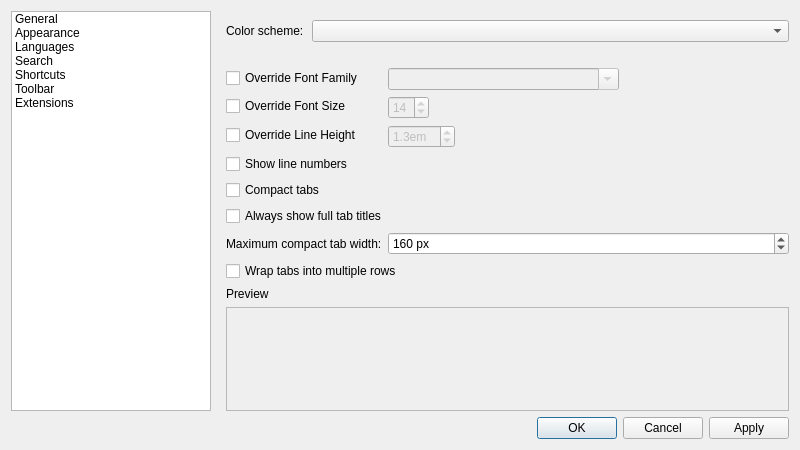
<?xml version="1.0" encoding="UTF-8"?>
<ui version="4.0">
 <class>frmPreferences</class>
 <widget class="QDialog" name="frmPreferences">
  <property name="geometry">
   <rect>
    <x>0</x>
    <y>0</y>
    <width>800</width>
    <height>450</height>
   </rect>
  </property>
  <property name="windowTitle">
   <string>Preferences</string>
  </property>
  <property name="windowIcon">
   <iconset resource="resources.qrc">
    <normaloff>:/icons/notepadqq/scalable/notepadqq.svg</normaloff>:/icons/notepadqq/scalable/notepadqq.svg</iconset>
  </property>
  <layout class="QVBoxLayout" name="verticalLayout_4">
   <item>
    <layout class="QHBoxLayout" name="horizontalLayout_5">
     <item>
      <widget class="QTreeWidget" name="treeWidget">
       <property name="sizePolicy">
        <sizepolicy hsizetype="Fixed" vsizetype="Expanding">
         <horstretch>0</horstretch>
         <verstretch>0</verstretch>
        </sizepolicy>
       </property>
       <property name="minimumSize">
        <size>
         <width>200</width>
         <height>0</height>
        </size>
       </property>
       <property name="maximumSize">
        <size>
         <width>200</width>
         <height>16777215</height>
        </size>
       </property>
       <property name="rootIsDecorated">
        <bool>false</bool>
       </property>
       <attribute name="headerVisible">
        <bool>false</bool>
       </attribute>
       <column>
        <property name="text">
         <string>1</string>
        </property>
       </column>
       <item>
        <property name="text">
         <string>General</string>
        </property>
       </item>
       <item>
        <property name="text">
         <string>Appearance</string>
        </property>
       </item>
       <item>
        <property name="text">
         <string>Languages</string>
        </property>
       </item>
       <item>
        <property name="text">
         <string>Search</string>
        </property>
       </item>
       <item>
        <property name="text">
         <string>Shortcuts</string>
        </property>
       </item>
       <item>
        <property name="text">
         <string>Toolbar</string>
        </property>
       </item>
       <item>
        <property name="text">
         <string>Extensions</string>
        </property>
       </item>
      </widget>
     </item>
     <item>
      <widget class="QStackedWidget" name="stackedWidget">
       <property name="currentIndex">
        <number>1</number>
       </property>
       <widget class="QWidget" name="pageGeneral">
        <layout class="QVBoxLayout" name="verticalLayout_6">
         <property name="topMargin">
          <number>9</number>
         </property>
         <property name="rightMargin">
          <number>0</number>
         </property>
         <property name="bottomMargin">
          <number>0</number>
         </property>
         <item>
          <widget class="QCheckBox" name="chkWarnForDifferentIndentation">
           <property name="text">
            <string>Warn when the indentation doesn't match the settings</string>
           </property>
          </widget>
         </item>
         <item>
          <widget class="QCheckBox" name="chkRememberSession">
           <property name="text">
            <string>Remember open tabs when closing Notepadqq</string>
           </property>
          </widget>
         </item>
         <item>
          <layout class="QHBoxLayout" name="horizontalLayout_2">
           <item>
            <widget class="QCheckBox" name="chkAutosave">
             <property name="toolTip">
              <string>This option allows Notepadqq to recover your documents after a crash even if they were not explicitly saved.</string>
             </property>
             <property name="text">
              <string>Backup open documents every</string>
             </property>
            </widget>
           </item>
           <item>
            <widget class="QSpinBox" name="sbAutosaveInterval">
             <property name="suffix">
              <string> seconds</string>
             </property>
             <property name="maximum">
              <number>3600</number>
             </property>
             <property name="value">
              <number>60</number>
             </property>
            </widget>
           </item>
           <item>
            <spacer name="horizontalSpacer">
             <property name="orientation">
              <enum>Qt::Horizontal</enum>
             </property>
             <property name="sizeHint" stdset="0">
              <size>
               <width>40</width>
               <height>20</height>
              </size>
             </property>
            </spacer>
           </item>
          </layout>
         </item>
         <item>
          <widget class="QCheckBox" name="chkExitOnLastTabClose">
           <property name="text">
            <string>Exit Notepadqq when closing the last Tab</string>
           </property>
          </widget>
         </item>
         <item>
          <layout class="QFormLayout" name="formLayout">
           <item row="1" column="0">
            <widget class="QLabel" name="localizationLabel">
             <property name="text">
              <string>Localization:</string>
             </property>
            </widget>
           </item>
           <item row="1" column="1">
            <widget class="QComboBox" name="localizationComboBox"/>
           </item>
          </layout>
         </item>
         <item>
          <spacer name="verticalSpacer_3">
           <property name="orientation">
            <enum>Qt::Vertical</enum>
           </property>
           <property name="sizeHint" stdset="0">
            <size>
             <width>20</width>
             <height>40</height>
            </size>
           </property>
          </spacer>
         </item>
        </layout>
       </widget>
       <widget class="QWidget" name="pageAppearance">
        <layout class="QVBoxLayout" name="verticalLayout_8" stretch="0,0,0,1">
         <property name="leftMargin">
          <number>9</number>
         </property>
         <property name="topMargin">
          <number>9</number>
         </property>
         <property name="rightMargin">
          <number>0</number>
         </property>
         <property name="bottomMargin">
          <number>0</number>
         </property>
         <item>
          <layout class="QVBoxLayout" name="verticalLayout_2">
           <property name="spacing">
            <number>0</number>
           </property>
           <item>
            <layout class="QHBoxLayout" name="horizontalLayout">
             <property name="spacing">
              <number>8</number>
             </property>
             <item>
              <widget class="QLabel" name="label_2">
               <property name="sizePolicy">
                <sizepolicy hsizetype="Fixed" vsizetype="Preferred">
                 <horstretch>0</horstretch>
                 <verstretch>0</verstretch>
                </sizepolicy>
               </property>
               <property name="text">
                <string>Color scheme:</string>
               </property>
              </widget>
             </item>
             <item>
              <widget class="QComboBox" name="cmbColorScheme"/>
             </item>
            </layout>
           </item>
           <item>
            <spacer name="verticalSpacer">
             <property name="orientation">
              <enum>Qt::Vertical</enum>
             </property>
             <property name="sizeType">
              <enum>QSizePolicy::Fixed</enum>
             </property>
             <property name="sizeHint" stdset="0">
              <size>
               <width>20</width>
               <height>20</height>
              </size>
             </property>
            </spacer>
           </item>
          </layout>
         </item>
         <item>
          <layout class="QFormLayout" name="formLayout_3">
           <item row="0" column="0">
            <widget class="QCheckBox" name="chkOverrideFontFamily">
             <property name="text">
              <string>Override Font Family</string>
             </property>
            </widget>
           </item>
           <item row="0" column="1">
            <widget class="QFontComboBox" name="cmbFontFamilies">
             <property name="enabled">
              <bool>false</bool>
             </property>
             <property name="sizePolicy">
              <sizepolicy hsizetype="Fixed" vsizetype="Fixed">
               <horstretch>0</horstretch>
               <verstretch>0</verstretch>
              </sizepolicy>
             </property>
             <property name="currentIndex">
              <number>-1</number>
             </property>
            </widget>
           </item>
           <item row="1" column="0">
            <widget class="QCheckBox" name="chkOverrideFontSize">
             <property name="text">
              <string>Override Font Size</string>
             </property>
            </widget>
           </item>
           <item row="1" column="1">
            <widget class="QSpinBox" name="spnFontSize">
             <property name="enabled">
              <bool>false</bool>
             </property>
             <property name="sizePolicy">
              <sizepolicy hsizetype="Fixed" vsizetype="Fixed">
               <horstretch>0</horstretch>
               <verstretch>0</verstretch>
              </sizepolicy>
             </property>
             <property name="minimum">
              <number>6</number>
             </property>
             <property name="maximum">
              <number>28</number>
             </property>
             <property name="value">
              <number>14</number>
             </property>
            </widget>
           </item>
           <item row="2" column="0">
            <widget class="QCheckBox" name="chkOverrideLineHeight">
             <property name="text">
              <string>Override Line Height</string>
             </property>
            </widget>
           </item>
           <item row="2" column="1">
            <widget class="QDoubleSpinBox" name="spnLineHeight">
             <property name="enabled">
              <bool>false</bool>
             </property>
             <property name="sizePolicy">
              <sizepolicy hsizetype="Fixed" vsizetype="Fixed">
               <horstretch>0</horstretch>
               <verstretch>0</verstretch>
              </sizepolicy>
             </property>
             <property name="suffix">
              <string>em</string>
             </property>
             <property name="decimals">
              <number>1</number>
             </property>
             <property name="maximum">
              <double>10.000000000000000</double>
             </property>
             <property name="singleStep">
              <double>0.100000000000000</double>
             </property>
             <property name="value">
              <double>1.300000000000000</double>
             </property>
            </widget>
           </item>
           <item row="3" column="0">
            <widget class="QCheckBox" name="chkShowLineNumbers">
             <property name="text">
              <string>Show line numbers</string>
             </property>
            </widget>
           </item>
           <item row="4" column="0">
            <widget class="QCheckBox" name="chkCompactTabs">
             <property name="text"><string>Compact tabs</string></property>
            </widget>
           </item>
           <item row="5" column="0" colspan="2">
            <widget class="QCheckBox" name="chkShowFullTabTitles">
             <property name="text"><string>Always show full tab titles</string></property>
            </widget>
           </item>
           <item row="7" column="0" colspan="2">
            <widget class="QCheckBox" name="chkWrapTabs">
             <property name="text"><string>Wrap tabs into multiple rows</string></property>
            </widget>
           </item>
           <item row="6" column="0">
            <widget class="QLabel" name="lblMaximumTabWidth">
             <property name="text"><string>Maximum compact tab width:</string></property>
             <property name="buddy"><cstring>spnMaximumTabWidth</cstring></property>
            </widget>
           </item>
           <item row="6" column="1">
            <widget class="QSpinBox" name="spnMaximumTabWidth">
             <property name="suffix"><string> px</string></property>
             <property name="minimum"><number>96</number></property>
             <property name="maximum"><number>320</number></property>
             <property name="value"><number>160</number></property>
            </widget>
           </item>
          </layout>
         </item>
         <item>
          <widget class="QLabel" name="label_3">
           <property name="text">
            <string>Preview</string>
           </property>
          </widget>
         </item>
         <item>
          <widget class="QFrame" name="colorSchemePreviewFrame">
           <property name="frameShape">
            <enum>QFrame::StyledPanel</enum>
           </property>
           <property name="frameShadow">
            <enum>QFrame::Plain</enum>
           </property>
           <layout class="QVBoxLayout" name="verticalLayout">
            <property name="spacing">
             <number>0</number>
            </property>
            <property name="leftMargin">
             <number>0</number>
            </property>
            <property name="topMargin">
             <number>0</number>
            </property>
            <property name="rightMargin">
             <number>0</number>
            </property>
            <property name="bottomMargin">
             <number>0</number>
            </property>
           </layout>
          </widget>
         </item>
        </layout>
       </widget>
       <widget class="QWidget" name="pageLanguages">
        <layout class="QVBoxLayout" name="verticalLayout_9">
         <property name="leftMargin">
          <number>9</number>
         </property>
         <property name="topMargin">
          <number>9</number>
         </property>
         <property name="rightMargin">
          <number>0</number>
         </property>
         <property name="bottomMargin">
          <number>0</number>
         </property>
         <item>
          <widget class="QComboBox" name="cmbLanguages"/>
         </item>
         <item>
          <widget class="QFrame" name="frameLanguages">
           <property name="enabled">
            <bool>false</bool>
           </property>
           <property name="sizePolicy">
            <sizepolicy hsizetype="Preferred" vsizetype="Fixed">
             <horstretch>0</horstretch>
             <verstretch>0</verstretch>
            </sizepolicy>
           </property>
           <property name="minimumSize">
            <size>
             <width>0</width>
             <height>90</height>
            </size>
           </property>
           <property name="frameShape">
            <enum>QFrame::NoFrame</enum>
           </property>
           <property name="frameShadow">
            <enum>QFrame::Plain</enum>
           </property>
           <widget class="QLabel" name="label">
            <property name="geometry">
             <rect>
              <x>10</x>
              <y>10</y>
              <width>121</width>
              <height>27</height>
             </rect>
            </property>
            <property name="text">
             <string>Tab size:</string>
            </property>
           </widget>
           <widget class="QCheckBox" name="chkLanguages_IndentWithSpaces">
            <property name="geometry">
             <rect>
              <x>10</x>
              <y>40</y>
              <width>361</width>
              <height>22</height>
             </rect>
            </property>
            <property name="text">
             <string>Use spaces instead of tabs</string>
            </property>
           </widget>
           <widget class="QSpinBox" name="txtLanguages_TabSize">
            <property name="geometry">
             <rect>
              <x>140</x>
              <y>10</y>
              <width>71</width>
              <height>27</height>
             </rect>
            </property>
            <property name="minimum">
             <number>2</number>
            </property>
            <property name="maximum">
             <number>50</number>
            </property>
           </widget>
          </widget>
         </item>
         <item>
          <widget class="QCheckBox" name="chkLanguages_useDefaultSettings">
           <property name="text">
            <string>Use default settings</string>
           </property>
           <property name="checked">
            <bool>true</bool>
           </property>
          </widget>
         </item>
         <item>
          <spacer name="verticalSpacer_5">
           <property name="orientation">
            <enum>Qt::Vertical</enum>
           </property>
           <property name="sizeHint" stdset="0">
            <size>
             <width>20</width>
             <height>40</height>
            </size>
           </property>
          </spacer>
         </item>
        </layout>
       </widget>
       <widget class="QWidget" name="pageSearch">
        <layout class="QVBoxLayout" name="verticalLayout_5">
         <property name="topMargin">
          <number>9</number>
         </property>
         <property name="rightMargin">
          <number>0</number>
         </property>
         <property name="bottomMargin">
          <number>0</number>
         </property>
         <item>
          <widget class="QCheckBox" name="chkSearch_SearchAsIType">
           <property name="text">
            <string>Search as I type</string>
           </property>
          </widget>
         </item>
         <item>
          <widget class="QCheckBox" name="chkSearch_SaveHistory">
           <property name="text">
            <string>Save search history</string>
           </property>
          </widget>
         </item>
         <item>
          <spacer name="verticalSpacer_2">
           <property name="orientation">
            <enum>Qt::Vertical</enum>
           </property>
           <property name="sizeHint" stdset="0">
            <size>
             <width>20</width>
             <height>40</height>
            </size>
           </property>
          </spacer>
         </item>
        </layout>
       </widget>
       <widget class="QWidget" name="pageShortcuts"/>
       <widget class="QWidget" name="pageToolbar">
        <layout class="QHBoxLayout" name="horizontalLayout_4">
         <item>
          <widget class="QListWidget" name="listToolbarAll"/>
         </item>
         <item>
          <layout class="QVBoxLayout" name="verticalLayout_10" stretch="0,0">
           <property name="sizeConstraint">
            <enum>QLayout::SetDefaultConstraint</enum>
           </property>
           <item>
            <widget class="QWidget" name="widget" native="true">
             <property name="sizePolicy">
              <sizepolicy hsizetype="Preferred" vsizetype="Maximum">
               <horstretch>0</horstretch>
               <verstretch>0</verstretch>
              </sizepolicy>
             </property>
             <layout class="QVBoxLayout" name="verticalLayout_12">
              <property name="leftMargin">
               <number>5</number>
              </property>
              <property name="rightMargin">
               <number>5</number>
              </property>
              <item>
               <widget class="QPushButton" name="btnToolbarAdd">
                <property name="text">
                 <string>Add</string>
                </property>
                <property name="icon">
                 <iconset theme="go-next">
                  <normaloff>.</normaloff>.</iconset>
                </property>
               </widget>
              </item>
              <item>
               <widget class="QPushButton" name="btnToolbarRemove">
                <property name="text">
                 <string>Remove</string>
                </property>
                <property name="icon">
                 <iconset theme="go-previous">
                  <normaloff>.</normaloff>.</iconset>
                </property>
               </widget>
              </item>
             </layout>
            </widget>
           </item>
           <item>
            <widget class="QWidget" name="widget_2" native="true">
             <property name="sizePolicy">
              <sizepolicy hsizetype="Preferred" vsizetype="Maximum">
               <horstretch>0</horstretch>
               <verstretch>0</verstretch>
              </sizepolicy>
             </property>
             <layout class="QVBoxLayout" name="verticalLayout_13">
              <property name="leftMargin">
               <number>5</number>
              </property>
              <property name="rightMargin">
               <number>5</number>
              </property>
              <item>
               <widget class="QPushButton" name="btnToolbarUp">
                <property name="text">
                 <string>Move Up</string>
                </property>
                <property name="icon">
                 <iconset theme="go-up">
                  <normaloff>.</normaloff>.</iconset>
                </property>
               </widget>
              </item>
              <item>
               <widget class="QPushButton" name="btnToolbarDown">
                <property name="text">
                 <string>Move Down</string>
                </property>
                <property name="icon">
                 <iconset theme="go-down">
                  <normaloff>.</normaloff>.</iconset>
                </property>
               </widget>
              </item>
             </layout>
            </widget>
           </item>
          </layout>
         </item>
         <item>
          <layout class="QVBoxLayout" name="verticalLayout_11">
           <item>
            <widget class="QListWidget" name="listToolbarCurrent"/>
           </item>
           <item>
            <widget class="QPushButton" name="btnToolbarReset">
             <property name="sizePolicy">
              <sizepolicy hsizetype="Maximum" vsizetype="Fixed">
               <horstretch>0</horstretch>
               <verstretch>0</verstretch>
              </sizepolicy>
             </property>
             <property name="layoutDirection">
              <enum>Qt::LeftToRight</enum>
             </property>
             <property name="text">
              <string>Reset to Default</string>
             </property>
             <property name="icon">
              <iconset theme="edit-undo">
               <normaloff>.</normaloff>.</iconset>
             </property>
            </widget>
           </item>
          </layout>
         </item>
        </layout>
       </widget>
       <widget class="QWidget" name="pageExtensions">
        <layout class="QVBoxLayout" name="verticalLayout_7">
         <property name="leftMargin">
          <number>9</number>
         </property>
         <property name="topMargin">
          <number>9</number>
         </property>
         <property name="rightMargin">
          <number>0</number>
         </property>
         <property name="bottomMargin">
          <number>0</number>
         </property>
         <item>
          <widget class="QScrollArea" name="scrollArea">
           <property name="frameShape">
            <enum>QFrame::NoFrame</enum>
           </property>
           <property name="widgetResizable">
            <bool>true</bool>
           </property>
           <widget class="QWidget" name="scrollAreaWidgetContents">
            <property name="geometry">
             <rect>
              <x>0</x>
              <y>0</y>
              <width>565</width>
              <height>390</height>
             </rect>
            </property>
            <layout class="QVBoxLayout" name="verticalLayout_3">
             <item>
              <widget class="QGroupBox" name="groupBox_2">
               <property name="title">
                <string>Node.js runtime</string>
               </property>
               <layout class="QFormLayout" name="formLayout_2">
                <item row="0" column="0" colspan="2">
                 <widget class="QLabel" name="label_5">
                  <property name="text">
                   <string>Supported Node versions: 0.10, 0.11, 0.12</string>
                  </property>
                 </widget>
                </item>
                <item row="1" column="0">
                 <widget class="QLabel" name="label_4">
                  <property name="text">
                   <string>Node.js path:</string>
                  </property>
                 </widget>
                </item>
                <item row="1" column="1">
                 <layout class="QHBoxLayout" name="horizontalLayout_3">
                  <item>
                   <widget class="QLineEdit" name="txtNodejs"/>
                  </item>
                  <item>
                   <widget class="QPushButton" name="btnNodejsBrowse">
                    <property name="text">
                     <string>Browse...</string>
                    </property>
                   </widget>
                  </item>
                 </layout>
                </item>
                <item row="2" column="0">
                 <widget class="QLabel" name="label_7">
                  <property name="text">
                   <string>NPM path:</string>
                  </property>
                 </widget>
                </item>
                <item row="2" column="1">
                 <layout class="QHBoxLayout" name="horizontalLayout_6">
                  <item>
                   <widget class="QLineEdit" name="txtNpm"/>
                  </item>
                  <item>
                   <widget class="QPushButton" name="btnNpmBrowse">
                    <property name="text">
                     <string>Browse...</string>
                    </property>
                   </widget>
                  </item>
                 </layout>
                </item>
                <item row="4" column="0" colspan="2">
                 <widget class="QLabel" name="label_6">
                  <property name="text">
                   <string>WARNING: support for extensions is EXPERIMENTAL.</string>
                  </property>
                 </widget>
                </item>
                <item row="3" column="0">
                 <spacer name="verticalSpacer_6">
                  <property name="orientation">
                   <enum>Qt::Vertical</enum>
                  </property>
                  <property name="sizeType">
                   <enum>QSizePolicy::Fixed</enum>
                  </property>
                  <property name="sizeHint" stdset="0">
                   <size>
                    <width>20</width>
                    <height>20</height>
                   </size>
                  </property>
                 </spacer>
                </item>
               </layout>
              </widget>
             </item>
             <item>
              <spacer name="verticalSpacer_4">
               <property name="orientation">
                <enum>Qt::Vertical</enum>
               </property>
               <property name="sizeHint" stdset="0">
                <size>
                 <width>20</width>
                 <height>40</height>
                </size>
               </property>
              </spacer>
             </item>
            </layout>
           </widget>
          </widget>
         </item>
        </layout>
       </widget>
      </widget>
     </item>
    </layout>
   </item>
   <item>
    <widget class="QDialogButtonBox" name="buttonBox">
     <property name="standardButtons">
      <set>QDialogButtonBox::Apply|QDialogButtonBox::Cancel|QDialogButtonBox::Ok</set>
     </property>
     <property name="centerButtons">
      <bool>false</bool>
     </property>
    </widget>
   </item>
  </layout>
 </widget>
 <resources>
  <include location="resources.qrc"/>
 </resources>
 <connections/>
</ui>
